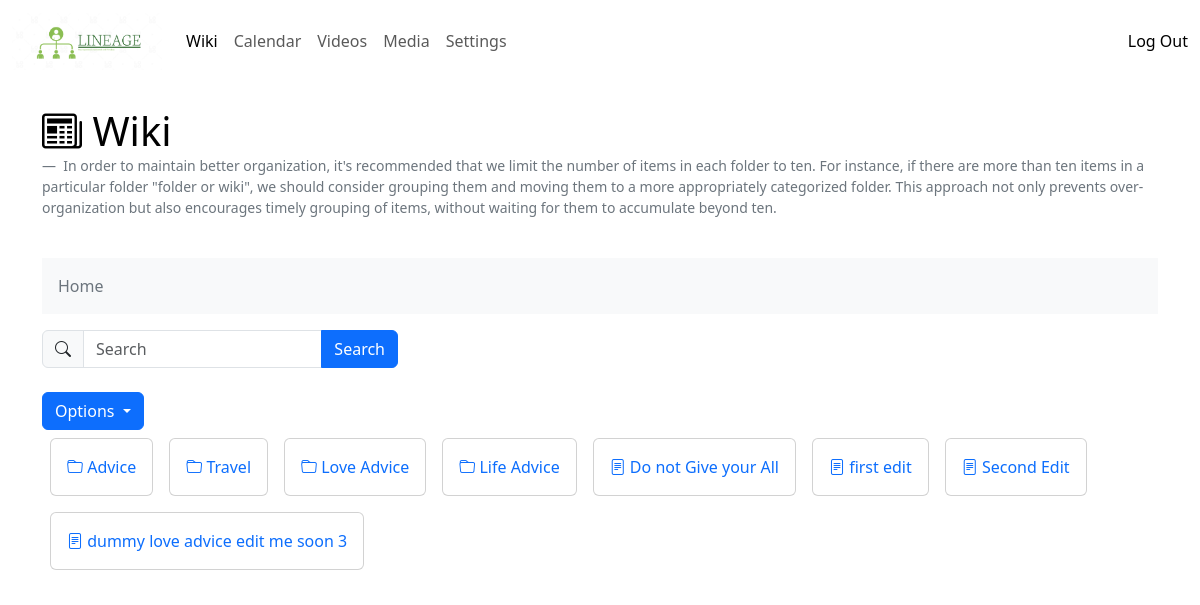
The page /wiki/search/ (signed in) on the database as committed earlier.
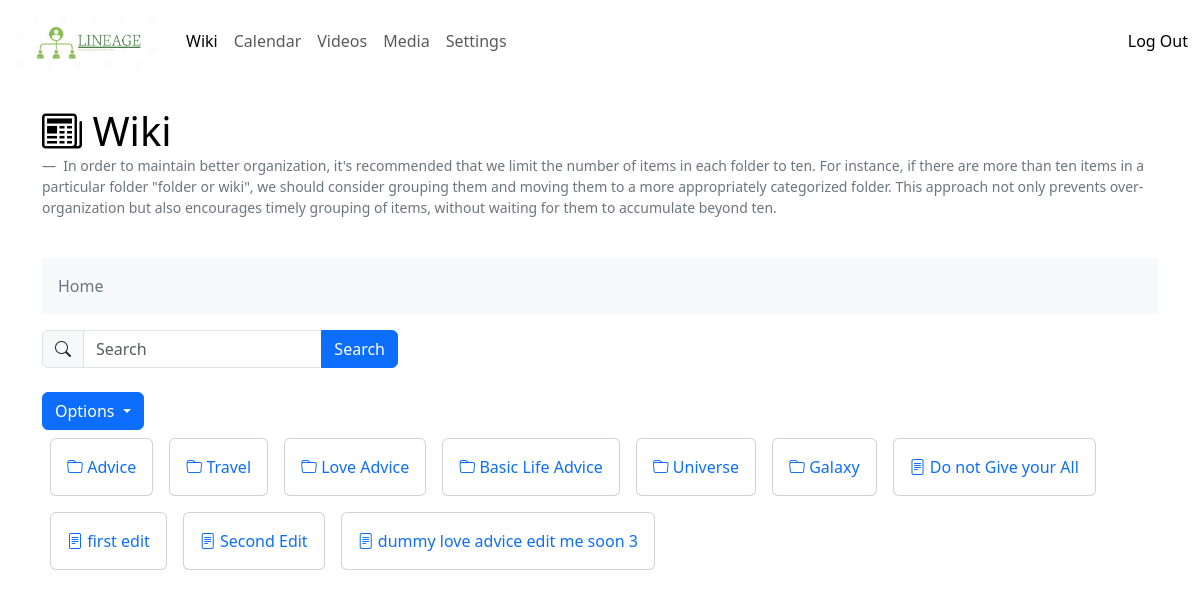
The same page on the database as committed later.
### wiki/models.py (models this page shows, shortened)
class WikiFolder(models.Model):
    name = models.CharField(unique=True, max_length=255)
    folder_id = models.IntegerField()
    created_by = models.IntegerField()
    created_at = models.DateTimeField(auto_now_add=True)
    updated_by = models.IntegerField()
    updated_at = models.DateTimeField(auto_now_add=True)
    deleted_at = models.DateTimeField(null=True, blank=True)

class WikiContent(models.Model):
    title = models.CharField(unique=True, max_length=255)
    content = models.TextField()
    folder = models.ForeignKey(WikiFolder, on_delete=models.CASCADE, null=True)
    created_by = models.IntegerField()
    created_at = models.DateTimeField(auto_now_add=True)
    updated_by = models.IntegerField()
    updated_at = models.DateTimeField(auto_now_add=True)
    deleted_at = models.DateTimeField(null=True, blank=True)

### wiki/views.py (the view)
# urls.py: path('search/', views.wiki_search, name='wiki search'),
@login_required(login_url='/')
def wiki_search(request):
    query = request.GET.get('search', '')
    wiki_folders = WikiFolder.objects.filter(name__icontains=query.lower())
    wikis = WikiContent.objects.filter(
        Q(title__icontains=query.lower()) |
        Q(content__icontains=query.lower())
    )
    context = {
        'wiki_folders': wiki_folders,
        'wikis': wikis,
        'folder_id': 0
    }
    return render(request, 'wiki/wiki_home.html', context)

### wiki/templates/wiki/wiki_home.html (shortened to what this page needs)
{% extends "base.html" %}
{% block content %}
    {% load static %}
    <link rel="stylesheet" href="{% static 'wiki/style.css' %}">
    <h1>
        <a class="header-link" href="{% url 'wiki home' %}">
            <i class="bi bi-newspaper"></i>
            Wiki
        </a>
    </h1>
    <p>
        <figcaption class="blockquote-footer">
            In order to maintain better organization, it's recommended that we limit the number of items in each folder to ten. For instance, if there are more than ten items in a particular folder "folder or wiki", we should consider grouping them and moving them to a more appropriately categorized folder. This approach not only prevents over-organization but also encourages timely grouping of items, without waiting for them to accumulate beyond ten.
        </figcaption>
    </p>
    <nav aria-label="breadcrumb">
        <ol class="breadcrumb text-bg-light p-3">
            <li class="breadcrumb-item">
                {% if trail|length == 0 %}
                    <span class="text-secondary">Home</span>
                {% else %}
                    <a href="{% url 'wiki home' %}">Home</a>
                {% endif %}
            </li>
        </ol>
    </nav>
    <div class="row">
        <div class="col-md-4">
            <form action="{% url 'wiki search' %}" method="get">
                <div class="input-group">
                    <span class="input-group-text">
                        <i class="bi bi-search"></i>
                    </span>
                    <input type="text" class="form-control" name="search" placeholder="Search" aria-label="Search">
                    <button type="submit" class="btn btn-primary">Search</button>
                </div>
            </form>
        </div>
      <div class="col-md-8"></div>
    </div>
    <br/>
    <div class="dropdown">
        <button type="button" class="btn btn-primary dropdown-toggle" data-bs-toggle="dropdown" aria-expanded="false">
            Options
        </button>
    </div>
    {% for folder in wiki_folders %}
        <div class="card float-md-start m-2">
            <div class="card-body">
                <a href="{% url 'wiki folder' folder.id %}" class="text-decoration-none">
                    <i class="bi bi-folder"></i>
                    {{ folder.name }}
                </a>
            </div>
        </div>
    {% endfor %}
    {% for wiki in wikis %}
        <div class="card float-md-start m-2">
            <div class="card-body">
                <a href="{% url 'wiki page' wiki.id %}" class="text-decoration-none">
                    <i class="bi bi-file-text"></i>
                    {{ wiki.title }}
                </a>
            </div>
        </div>
    {% endfor %}
    <div class="clearfix"></div>
{% endblock %}

### templates/base.html (shortened to what this page needs)
<!doctype html>
<html lang="en">
  <head>
    <link href="https://cdn.jsdelivr.net/npm/bootstrap@5.3.0-alpha1/dist/css/bootstrap.min.css" rel="stylesheet">
    <link rel="stylesheet" href="https://cdn.jsdelivr.net/npm/bootstrap-icons@1.10.3/font/bootstrap-icons.css">
    {% load static %}
    <link rel="stylesheet" href="{% static 'lineage/style.css' %}">
  </head>
  <body>
    <nav class="navbar navbar-expand-lg bg-white">
        <div class="container-fluid">
        <a class="navbar-brand" href="{% url 'wiki home' %}">
            <img class="logo-sm" src="{% static 'lineage/logo-white.png' %}" alt="My Logo">
        </a>
        <div class="collapse navbar-collapse" id="navbarSupportedContent">
            {% if user.is_authenticated %}
            <ul class="navbar-nav me-auto mb-2 mb-lg-0">
                <li class="nav-item">
                    <a class="nav-link active" aria-current="page" href="{% url 'wiki home' %}">Wiki</a>
                </li>
                <li class="nav-item">
                    <a class="nav-link" aria-current="page" href="#">Calendar</a>
                </li>
                <li class="nav-item">
                    <a class="nav-link" aria-current="page" href="#">Videos</a>
                </li>
                <li class="nav-item">
                    <a class="nav-link" aria-current="page" href="#">Media</a>
                </li>
                <li class="nav-item">
                    <a class="nav-link" aria-current="page" href="{% url 'setting-home' %}">Settings</a>
                </li>
            </ul>
            <span class="navbar-text">
                <a class="nav-link" href="{% url 'logout' %}">Log Out</a>
            </span>
            {% endif %}
        </div>
        </div>
    </nav>
    <br>
    <div class="container text-center">
        <div class="row">
            <div class="col-lg-12 text-start">
                <div>
                    {% block content %}{% endblock %}
                </div>
            </div>
        </div>
    </div>
</body>
</html>

### static/lineage/style.css (style rules this page uses)
.logo-sm { width: 150px; }

### wiki/static/wiki/style.css (style rules this page uses)
.header-link { color: black; text-decoration: none; }
.navbar-brand { color: green; }

Rows that differ between the two databases and show on the page:
changed WikiFolder: name "Life Advice" → "Basic Life Advice"
added WikiFolder: name "Universe"
added WikiFolder: name "Galaxy"
